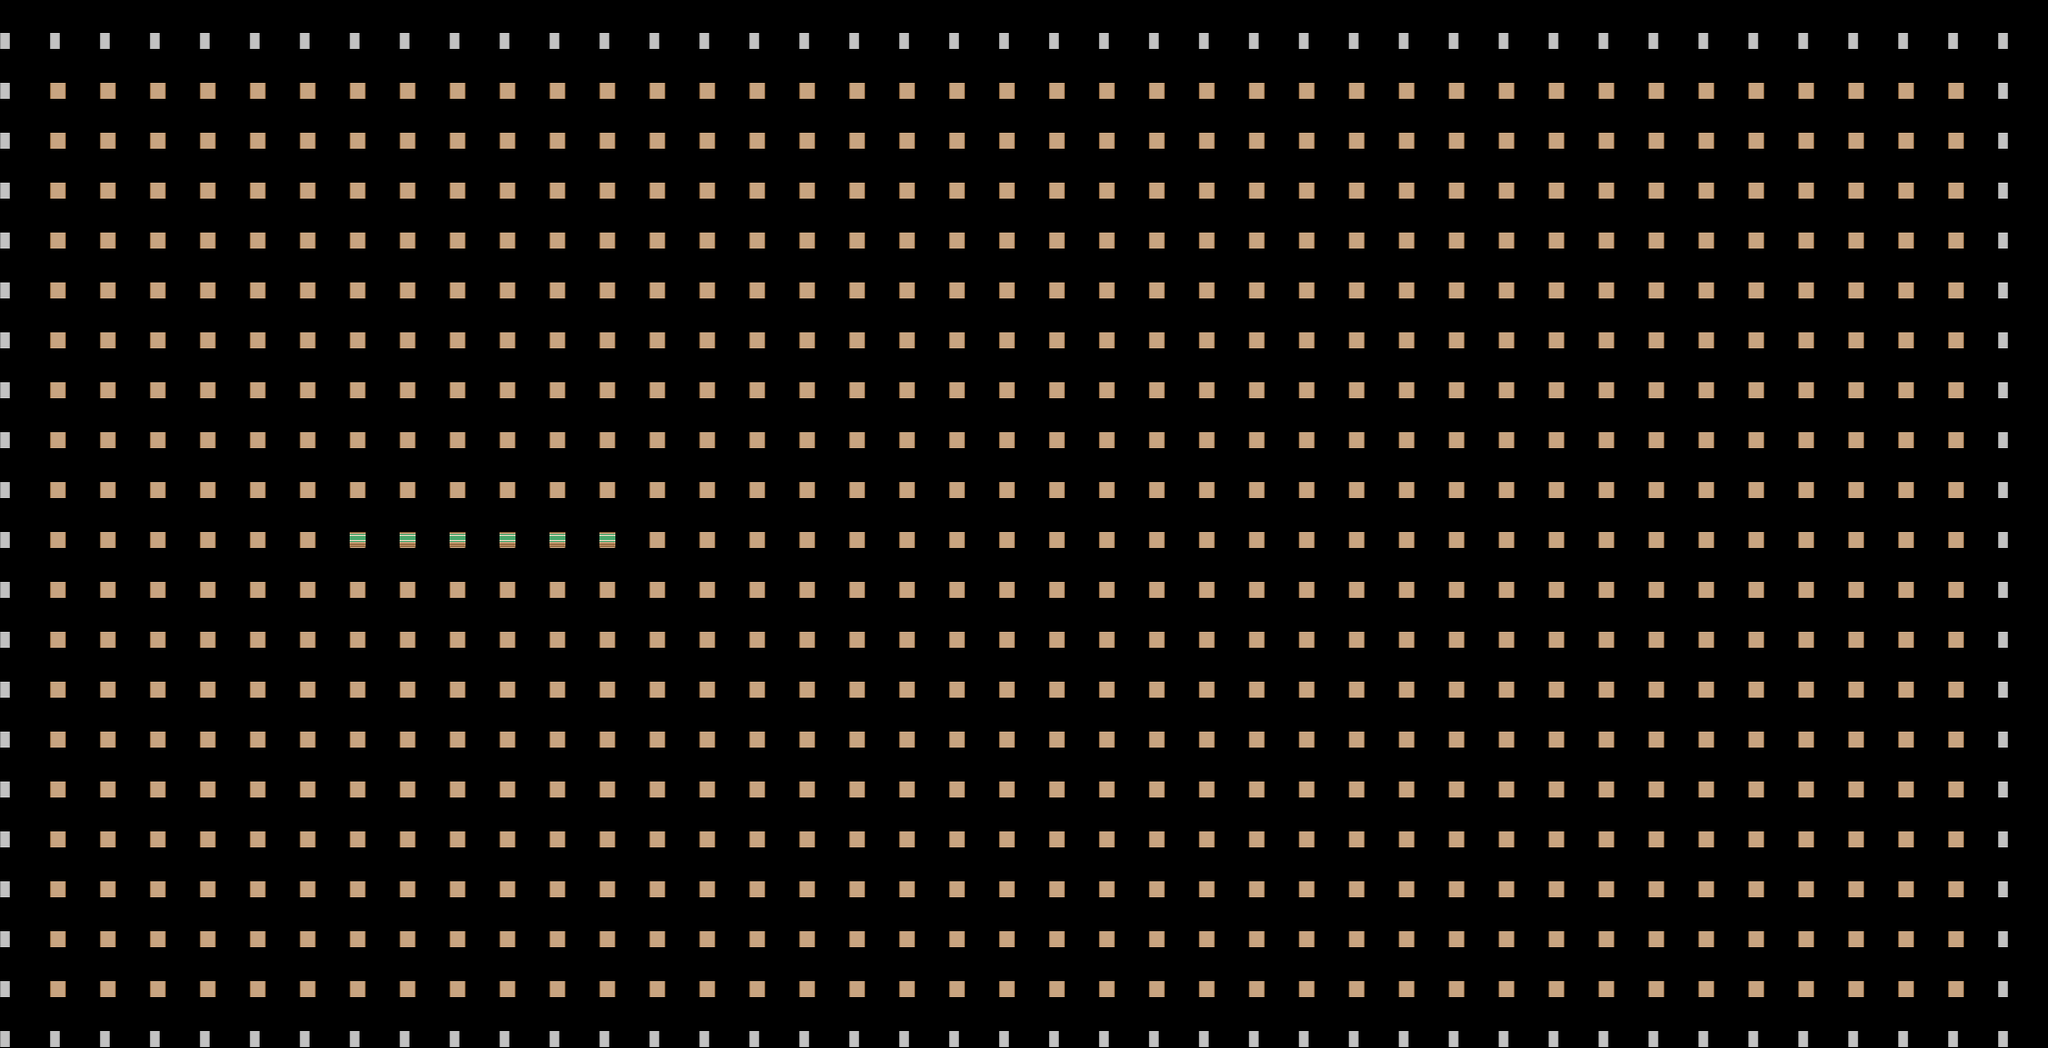

This is a level from a 2D game, rendered from its Tiled map with the project's own tilesets. A one-line summary and the complete map file follow:
An orthogonal 41x21 tile map with 50x50 px tiles, 3 tile layers (background, walls, borders) and 2 objects (2x spawn).

<map version="1.5" tiledversion="1.6.0" orientation="orthogonal" renderorder="left-up" width="41" height="21" tilewidth="50" tileheight="50" infinite="0" backgroundcolor="#00000000" nextlayerid="10" nextobjectid="3">
 <editorsettings>
  <chunksize width="25" height="25" />
 </editorsettings>
 <tileset firstgid="1" name="roguelikeIndoor_transparent" tilewidth="17" tileheight="17" tilecount="442" columns="26">
  <image source="tiles/roguelikeIndoor_transparent.png" width="458" height="305" />
 </tileset>
 <layer id="7" name="background" width="41" height="21">
  <data encoding="csv">
0,0,0,0,0,0,0,0,0,0,0,0,0,0,0,0,0,0,0,0,0,0,0,0,0,0,0,0,0,0,0,0,0,0,0,0,0,0,0,0,0,
0,32,32,32,32,32,32,32,32,32,32,32,32,32,32,32,32,32,32,32,32,32,32,32,32,32,32,32,32,32,32,32,32,32,32,32,32,32,32,32,0,
0,32,32,32,32,32,32,32,32,32,32,32,32,32,32,32,32,32,32,32,32,32,32,32,32,32,32,32,32,32,32,32,32,32,32,32,32,32,32,32,0,
0,32,32,32,32,32,32,32,32,32,32,32,32,32,32,32,32,32,32,32,32,32,32,32,32,32,32,32,32,32,32,32,32,32,32,32,32,32,32,32,0,
0,32,32,32,32,32,32,32,32,32,32,32,32,32,32,32,32,32,32,32,32,32,32,32,32,32,32,32,32,32,32,32,32,32,32,32,32,32,32,32,0,
0,32,32,32,32,32,32,32,32,32,32,32,32,32,32,32,32,32,32,32,32,32,32,32,32,32,32,32,32,32,32,32,32,32,32,32,32,32,32,32,0,
0,32,32,32,32,32,32,32,32,32,32,32,32,32,32,32,32,32,32,32,32,32,32,32,32,32,32,32,32,32,32,32,32,32,32,32,32,32,32,32,0,
0,32,32,32,32,32,32,32,32,32,32,32,32,32,32,32,32,32,32,32,32,32,32,32,32,32,32,32,32,32,32,32,32,32,32,32,32,32,32,32,0,
0,32,32,32,32,32,32,32,32,32,32,32,32,32,32,32,32,32,32,32,32,32,32,32,32,32,32,32,32,32,32,32,32,32,32,32,32,32,32,32,0,
0,32,32,32,32,32,32,32,32,32,32,32,32,32,32,32,32,32,32,32,32,32,32,32,32,32,32,32,32,32,32,32,32,32,32,32,32,32,32,32,0,
0,32,32,32,32,32,32,32,32,32,32,32,32,32,32,32,32,32,32,32,32,32,32,32,32,32,32,32,32,32,32,32,32,32,32,32,32,32,32,32,0,
0,32,32,32,32,32,32,32,32,32,32,32,32,32,32,32,32,32,32,32,32,32,32,32,32,32,32,32,32,32,32,32,32,32,32,32,32,32,32,32,0,
0,32,32,32,32,32,32,32,32,32,32,32,32,32,32,32,32,32,32,32,32,32,32,32,32,32,32,32,32,32,32,32,32,32,32,32,32,32,32,32,0,
0,32,32,32,32,32,32,32,32,32,32,32,32,32,32,32,32,32,32,32,32,32,32,32,32,32,32,32,32,32,32,32,32,32,32,32,32,32,32,32,0,
0,32,32,32,32,32,32,32,32,32,32,32,32,32,32,32,32,32,32,32,32,32,32,32,32,32,32,32,32,32,32,32,32,32,32,32,32,32,32,32,0,
0,32,32,32,32,32,32,32,32,32,32,32,32,32,32,32,32,32,32,32,32,32,32,32,32,32,32,32,32,32,32,32,32,32,32,32,32,32,32,32,0,
0,32,32,32,32,32,32,32,32,32,32,32,32,32,32,32,32,32,32,32,32,32,32,32,32,32,32,32,32,32,32,32,32,32,32,32,32,32,32,32,0,
0,32,32,32,32,32,32,32,32,32,32,32,32,32,32,32,32,32,32,32,32,32,32,32,32,32,32,32,32,32,32,32,32,32,32,32,32,32,32,32,0,
0,32,32,32,32,32,32,32,32,32,32,32,32,32,32,32,32,32,32,32,32,32,32,32,32,32,32,32,32,32,32,32,32,32,32,32,32,32,32,32,0,
0,32,32,32,32,32,32,32,32,32,32,32,32,32,32,32,32,32,32,32,32,32,32,32,32,32,32,32,32,32,32,32,32,32,32,32,32,32,32,32,0,
0,0,0,0,0,0,0,0,0,0,0,0,0,0,0,0,0,0,0,0,0,0,0,0,0,0,0,0,0,0,0,0,0,0,0,0,0,0,0,0,0
</data>
 </layer>
 <layer id="8" name="walls" width="41" height="21">
  <properties>
   <property name="collisionable" type="bool" value="true" />
   <property name="destructable" type="bool" value="true" />
  </properties>
  <data encoding="csv">
0,0,0,0,0,0,0,0,0,0,0,0,0,0,0,0,0,0,0,0,0,0,0,0,0,0,0,0,0,0,0,0,0,0,0,0,0,0,0,0,0,
0,0,0,0,0,0,0,0,0,0,0,0,0,0,0,0,0,0,0,0,0,0,0,0,0,0,0,0,0,0,0,0,0,0,0,0,0,0,0,0,0,
0,0,0,0,0,0,0,0,0,0,0,0,0,0,0,0,0,0,0,0,0,0,0,0,0,0,0,0,0,0,0,0,0,0,0,0,0,0,0,0,0,
0,0,0,0,0,0,0,0,0,0,0,0,0,0,0,0,0,0,0,0,0,0,0,0,0,0,0,0,0,0,0,0,0,0,0,0,0,0,0,0,0,
0,0,0,0,0,0,0,0,0,0,0,0,0,0,0,0,0,0,0,0,0,0,0,0,0,0,0,0,0,0,0,0,0,0,0,0,0,0,0,0,0,
0,0,0,0,0,0,0,0,0,0,0,0,0,0,0,0,0,0,0,0,0,0,0,0,0,0,0,0,0,0,0,0,0,0,0,0,0,0,0,0,0,
0,0,0,0,0,0,0,0,0,0,0,0,0,0,0,0,0,0,0,0,0,0,0,0,0,0,0,0,0,0,0,0,0,0,0,0,0,0,0,0,0,
0,0,0,0,0,0,0,0,0,0,0,0,0,0,0,0,0,0,0,0,0,0,0,0,0,0,0,0,0,0,0,0,0,0,0,0,0,0,0,0,0,
0,0,0,0,0,0,0,0,0,0,0,0,0,0,0,0,0,0,0,0,0,0,0,0,0,0,0,0,0,0,0,0,0,0,0,0,0,0,0,0,0,
0,0,0,0,0,0,0,0,0,0,0,0,0,0,0,0,0,0,0,0,0,0,0,0,0,0,0,0,0,0,0,0,0,0,0,0,0,0,0,0,0,
0,0,0,0,0,0,0,269,269,269,269,269,269,0,0,0,0,0,0,0,0,0,0,0,0,0,0,0,0,0,0,0,0,0,0,0,0,0,0,0,0,
0,0,0,0,0,0,0,0,0,0,0,0,0,0,0,0,0,0,0,0,0,0,0,0,0,0,0,0,0,0,0,0,0,0,0,0,0,0,0,0,0,
0,0,0,0,0,0,0,0,0,0,0,0,0,0,0,0,0,0,0,0,0,0,0,0,0,0,0,0,0,0,0,0,0,0,0,0,0,0,0,0,0,
0,0,0,0,0,0,0,0,0,0,0,0,0,0,0,0,0,0,0,0,0,0,0,0,0,0,0,0,0,0,0,0,0,0,0,0,0,0,0,0,0,
0,0,0,0,0,0,0,0,0,0,0,0,0,0,0,0,0,0,0,0,0,0,0,0,0,0,0,0,0,0,0,0,0,0,0,0,0,0,0,0,0,
0,0,0,0,0,0,0,0,0,0,0,0,0,0,0,0,0,0,0,0,0,0,0,0,0,0,0,0,0,0,0,0,0,0,0,0,0,0,0,0,0,
0,0,0,0,0,0,0,0,0,0,0,0,0,0,0,0,0,0,0,0,0,0,0,0,0,0,0,0,0,0,0,0,0,0,0,0,0,0,0,0,0,
0,0,0,0,0,0,0,0,0,0,0,0,0,0,0,0,0,0,0,0,0,0,0,0,0,0,0,0,0,0,0,0,0,0,0,0,0,0,0,0,0,
0,0,0,0,0,0,0,0,0,0,0,0,0,0,0,0,0,0,0,0,0,0,0,0,0,0,0,0,0,0,0,0,0,0,0,0,0,0,0,0,0,
0,0,0,0,0,0,0,0,0,0,0,0,0,0,0,0,0,0,0,0,0,0,0,0,0,0,0,0,0,0,0,0,0,0,0,0,0,0,0,0,0,
0,0,0,0,0,0,0,0,0,0,0,0,0,0,0,0,0,0,0,0,0,0,0,0,0,0,0,0,0,0,0,0,0,0,0,0,0,0,0,0,0
</data>
 </layer>
 <layer id="9" name="borders" width="41" height="21">
  <properties>
   <property name="collisionable" type="bool" value="true" />
   <property name="destructible" type="bool" value="false" />
  </properties>
  <data encoding="csv">
349,349,349,349,349,349,349,349,349,349,349,349,349,349,349,349,349,349,349,349,349,349,349,349,349,349,349,349,349,349,349,349,349,349,349,349,349,349,349,349,349,
349,0,0,0,0,0,0,0,0,0,0,0,0,0,0,0,0,0,0,0,0,0,0,0,0,0,0,0,0,0,0,0,0,0,0,0,0,0,0,0,349,
349,0,0,0,0,0,0,0,0,0,0,0,0,0,0,0,0,0,0,0,0,0,0,0,0,0,0,0,0,0,0,0,0,0,0,0,0,0,0,0,349,
349,0,0,0,0,0,0,0,0,0,0,0,0,0,0,0,0,0,0,0,0,0,0,0,0,0,0,0,0,0,0,0,0,0,0,0,0,0,0,0,349,
349,0,0,0,0,0,0,0,0,0,0,0,0,0,0,0,0,0,0,0,0,0,0,0,0,0,0,0,0,0,0,0,0,0,0,0,0,0,0,0,349,
349,0,0,0,0,0,0,0,0,0,0,0,0,0,0,0,0,0,0,0,0,0,0,0,0,0,0,0,0,0,0,0,0,0,0,0,0,0,0,0,349,
349,0,0,0,0,0,0,0,0,0,0,0,0,0,0,0,0,0,0,0,0,0,0,0,0,0,0,0,0,0,0,0,0,0,0,0,0,0,0,0,349,
349,0,0,0,0,0,0,0,0,0,0,0,0,0,0,0,0,0,0,0,0,0,0,0,0,0,0,0,0,0,0,0,0,0,0,0,0,0,0,0,349,
349,0,0,0,0,0,0,0,0,0,0,0,0,0,0,0,0,0,0,0,0,0,0,0,0,0,0,0,0,0,0,0,0,0,0,0,0,0,0,0,349,
349,0,0,0,0,0,0,0,0,0,0,0,0,0,0,0,0,0,0,0,0,0,0,0,0,0,0,0,0,0,0,0,0,0,0,0,0,0,0,0,349,
349,0,0,0,0,0,0,0,0,0,0,0,0,0,0,0,0,0,0,0,0,0,0,0,0,0,0,0,0,0,0,0,0,0,0,0,0,0,0,0,349,
349,0,0,0,0,0,0,0,0,0,0,0,0,0,0,0,0,0,0,0,0,0,0,0,0,0,0,0,0,0,0,0,0,0,0,0,0,0,0,0,349,
349,0,0,0,0,0,0,0,0,0,0,0,0,0,0,0,0,0,0,0,0,0,0,0,0,0,0,0,0,0,0,0,0,0,0,0,0,0,0,0,349,
349,0,0,0,0,0,0,0,0,0,0,0,0,0,0,0,0,0,0,0,0,0,0,0,0,0,0,0,0,0,0,0,0,0,0,0,0,0,0,0,349,
349,0,0,0,0,0,0,0,0,0,0,0,0,0,0,0,0,0,0,0,0,0,0,0,0,0,0,0,0,0,0,0,0,0,0,0,0,0,0,0,349,
349,0,0,0,0,0,0,0,0,0,0,0,0,0,0,0,0,0,0,0,0,0,0,0,0,0,0,0,0,0,0,0,0,0,0,0,0,0,0,0,349,
349,0,0,0,0,0,0,0,0,0,0,0,0,0,0,0,0,0,0,0,0,0,0,0,0,0,0,0,0,0,0,0,0,0,0,0,0,0,0,0,349,
349,0,0,0,0,0,0,0,0,0,0,0,0,0,0,0,0,0,0,0,0,0,0,0,0,0,0,0,0,0,0,0,0,0,0,0,0,0,0,0,349,
349,0,0,0,0,0,0,0,0,0,0,0,0,0,0,0,0,0,0,0,0,0,0,0,0,0,0,0,0,0,0,0,0,0,0,0,0,0,0,0,349,
349,0,0,0,0,0,0,0,0,0,0,0,0,0,0,0,0,0,0,0,0,0,0,0,0,0,0,0,0,0,0,0,0,0,0,0,0,0,0,0,349,
349,349,349,349,349,349,349,349,349,349,349,349,349,349,349,349,349,349,349,349,349,349,349,349,349,349,349,349,349,349,349,349,349,349,349,349,349,349,349,349,349
</data>
 </layer>
 <objectgroup id="6" name="spawns">
  <object id="1" name="spawn 2" type="spawn" x="1000" y="700">
   <point />
  </object>
  <object id="2" name="spawn 1" type="spawn" x="250" y="350">
   <point />
  </object>
 </objectgroup>
</map>
